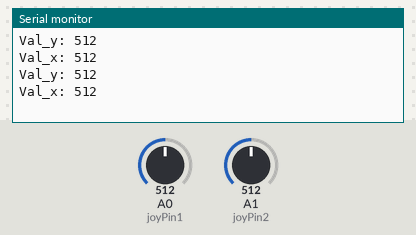
This sketch was run on a simulated Arduino Uno, built with avr-gcc and run on an emulated ATmega328P. On the bench: the last lines printed to the serial monitor. Inputs (shaded band) come from the test bench; at power-on: A0 (joyPin1) = 512, A1 (joyPin2) = 512.

Above: at 2.4 s.
2.5 s: A0 (joyPin1) set to 716
At 4.1 s:
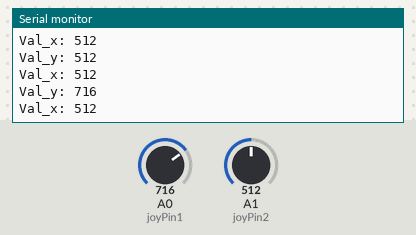
4.7 s: A1 (joyPin2) set to 716
At 5.3 s:
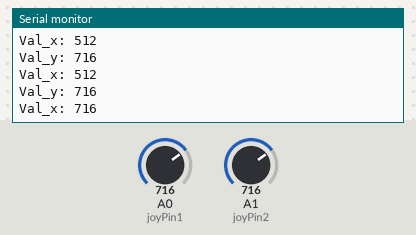
6.9 s: A0 (joyPin1) set to 900
At 8.9 s:
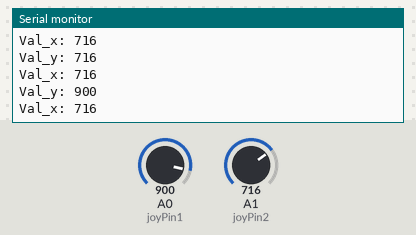
9.1 s: A1 (joyPin2) set to 900
At 10.3 s:
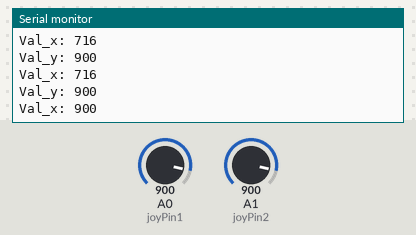
Timing chart, 0 to 12.1 s (numbered marks = the images above; inputs shaded):
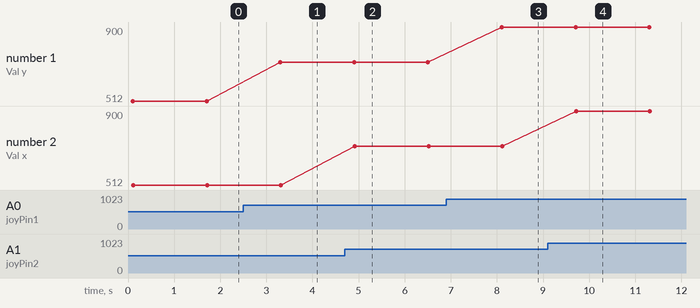

Measured:
- after the input at 2.5 s, the serial monitor: prints a new line after 0.80 s (image 1)
- after the input at 4.7 s, the serial monitor: prints a new line after 0.22 s (image 2)
- after the input at 6.9 s, the serial monitor: prints a new line after 1.2 s (image 3)
- after the input at 9.1 s, the serial monitor: prints a new line after 0.62 s (image 4)
- plotted number 1: 512 → 716 after the input at 2.5 s, 716 → 900 after the input at 6.9 s

The sketch:

sketch_dec15a.ino
```cpp
 /* Read Jostick
  * ------------
  *
  * Reads two analog pins that are supposed to be
  * connected to a jostick made of two potentiometers
  *
  * We send three bytes back to the comp: one header and two
  * with data as signed bytes, this will take the form:
  *     Jxy\r\n
  *
  * x and y are integers and sent in ASCII
  *
  * http://www.0j0.org | http://arduino.berlios.de
  * copyleft 2005 DojoDave for DojoCorp
  *
  * Taken from https://www.arduino.cc/en/Tutorial/JoyStick
  */

// PS2 joystick (5 pins incl button)
// VRx connected to analog pin 0
// VRy connected to analog pin 1
// SW not connected yet (button pin)

// int ledPin = 13
 int joyPin1 = 0;                 // slider variable connecetd to analog pin 0
 int joyPin2 = 1;                 // slider variable connecetd to analog pin 1

 int value1 = 0;                  // variable to read the value from the analog pin 0
 int value2 = 0;                  // variable to read the value from the analog pin 1

 void setup() {
  //pinMode(ledPin, OUTPUT);              // initializes digital pins 0 to 7 as outputs
  Serial.begin(9600);
 }

 int treatValue(int data) {
  return (data * 9 / 1024) + 48;
 }

 void loop() {
  // reads the value of the variable resistor
  value1 = analogRead(joyPin1);
  // this small pause is needed between reading
  // analog pins, otherwise we get the same value twice
  delay(100);
  // reads the value of the variable resistor
  value2 = analogRead(joyPin2);

  //digitalWrite(ledPin, HIGH);
  //delay(value1);
  //digitalWrite(ledPin, LOW);
  //delay(value2);

  // X and Y are kind of arbitrary depending on how you orient the joystick

  Serial.print("\n\nVal_y: ");
  Serial.print(value1);
  Serial.print("\nVal_x: ");
  Serial.print(value2);
  //Serial.println(treatValue(value2));
  delay(1500);
 }
```
